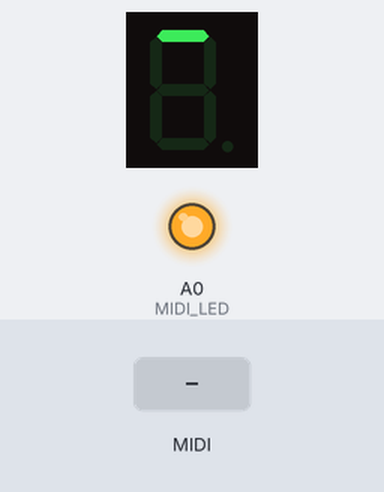
The sketch below on a simulated Arduino Uno, built with avr-gcc and run on an emulated ATmega328P. Parts: 1-digit seven-segment display, output pins drawn as LEDs (lit = HIGH). Wiring (inferred from the names in the program): 1-digit 7-segment display, segments lit when LOW: segments pin 2, pin 3, pin 4, pin 5, pin 6, pin 7, pin 8, pin 9. Dashed ring = blinking. Inputs (shaded band) come from the test bench. MIDI output is not drawn; the segment pins are drawn as the display they are named for; pins used as bus, display or sensor lines are not drawn.

Above: at 0.7 s.
At 2.6 s:
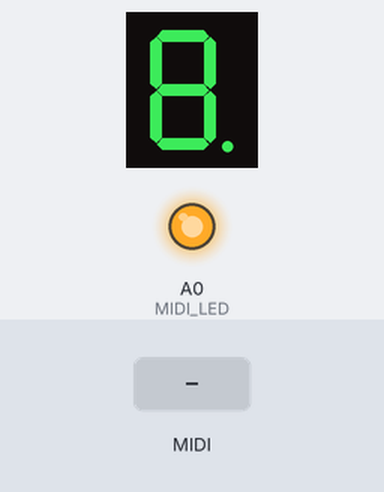
2.7 s: MIDI note 36 received
At 2.89 s:
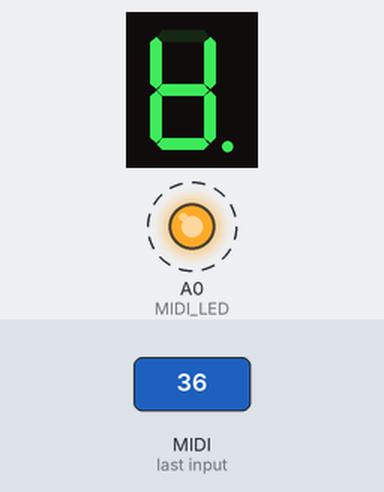
Timing chart, 0 to 5.7 s (numbered marks = the images above; inputs shaded):
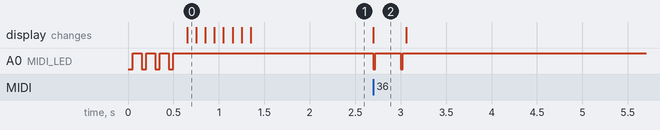

Measured:
- after the input at 2.7 s, A0 (MIDI_LED): alternates HIGH for 0.28 s and LOW for 0.02 s, 4 changes in all, then stays HIGH, starting at once; the display: changes at once (image 2)

The sketch:

one_gate_per_midi_channel.ino
```cpp
/*
 * One Gate per MIDI Channel
 *
 * Each gate (1–8) remains ON as long as a note is held on its corresponding MIDI channel.
 *
 * Example: if a NoteOn message is received on MIDI channel 2, Gate 2 switches ON (+5V).
 * To keep track of the number of active notes per channel, each channel has a counter.
 * The counter increments on each NoteOn and decrements on each NoteOff.
 * The gate remains ON until the counter returns to 0 (i.e., no active notes on that channel).
 *
 * Version for original MIDI8d and MIDI8d+
 * Change HW_VERSION for correct pin order.
 *
 * Requires the Arduino MIDI Library:
 * https://github.com/FortySevenEffects/arduino_midi_library
 *
*/

/*
 * Hardware version
 *
 * Comment/Uncomment the correct lines:
 */
#define HW_MIDI8d_Original
//#define HW_MIDI8d_Plus


#ifdef HW_MIDI8d_Plus
  // Pin definitions
  #define MIDI_LED A0

  #define MIDI_IN 0

  #define NBR_GATE_OUTS 8

  byte gate_pins[NBR_GATE_OUTS] = {
    2, 4, 7, 8, 9, 3, 5, 6
  };    // array of output pin numbers (Arduino #)
#else
  // Pin definitions
  #define MIDI_LED A0

  #define MIDI_IN 0

  #define NBR_GATE_OUTS 8

  byte gate_pins[NBR_GATE_OUTS] = {
    2, 3, 4, 5, 6, 7, 8, 9
  };    // array of output pin numbers (Arduino #)
#endif


#include <MIDI.h>

// MIDI Channel we want to react to
#define MIDI_CHANNEL MIDI_CHANNEL_OMNI

MIDI_CREATE_DEFAULT_INSTANCE();


bool gates_need_refresh = false;
bool MIDI_LED_needs_refresh = false;

// MIDI_LED_BLINK_TIME is in ms (timer is 1kHz)
// (do not exceed uint8_t max value):
#define MIDI_LED_BLINK_TIME 20
uint8_t MIDI_blink_counter;


struct State {
  uint8_t count;
};

State state[NBR_GATE_OUTS];


// -----------------------------------------------------------------------------

volatile uint8_t control_clock_tick;

ISR(TIMER0_COMPA_vect) {
  // 1kHz clock for timing trigger pulses.
  ++control_clock_tick;
}

void tick()
{
  // if MIDI_blink_counter is not 0
  if (MIDI_blink_counter)
  {
    --MIDI_blink_counter;
  }
  else
  {
    // MIDI_blink_counter is 0 so we can request a refresh of the outputs
    MIDI_LED_needs_refresh = true;
  }
}

// start MIDI LED timer
void blink_MIDI_LED(void)
{
  // set the counter to a predefined value. It will be decreased by tick() at 1kHz. At 0, LED will be turned off
  MIDI_blink_counter = MIDI_LED_BLINK_TIME;
  MIDI_LED_needs_refresh = true;
}


void setup()
{
  // set Inputs
  pinMode(MIDI_IN, INPUT);

  // set Outputs
  pinMode (MIDI_LED, OUTPUT);

  // initialize MIDI LED state (off) and blink
  for (uint8_t i = 0; i < 4; i++)
  {
    digitalWrite(MIDI_LED, LOW);
    delay(50);
    digitalWrite(MIDI_LED, HIGH);
    delay(100);
  }

  // GATE outputs
  for (byte i = 0; i < NBR_GATE_OUTS; i++)
  {
    pinMode(gate_pins[i],       OUTPUT);

    digitalWrite(gate_pins[i],  HIGH);
    delay(50);
    digitalWrite(gate_pins[i],  LOW);
    delay(50);
  }

  // counters to keep track of active MIDI channels
  for (uint8_t i = 0; i < NBR_GATE_OUTS; i++)
  {
    state[i].count = 0;
  }

  // Set a 1kHz timer for non-blocking Trigger and blinking durations/delays
  TCCR0A |= (1 << WGM01);                       // Set Timer0 to CTC (Clear Timer on Compare Match) mode
  TCCR0B |= (1 << CS01) | (1 << CS00);          // Set prescaler to 64 (prescaler bits: CS02=0, CS01=1, CS00=1)
  OCR0A = 124; // (16MHz / (64 * 1000Hz)) - 1   // Set compare match register to generate a 1kHz frequency
  TIMSK0 |= (1 << OCIE0A);                      // Enable timer compare interrupt
  sei();                                        // Enable interrupts


  // connect MIDI messages to handlers
  MIDI.setHandleNoteOn(handleNoteOn);
  MIDI.setHandleNoteOff(handleNoteOff);

  // Initiate MIDI communications, listen to ALL channels
  MIDI.begin(MIDI_CHANNEL);
}

void loop()
{
  // read incomming MIDI messages
  MIDI.read();

  // update outputs if needed
  if (gates_need_refresh)
  {
    render_gates();
    gates_need_refresh = false;
  }
  if (MIDI_LED_needs_refresh)
  {
    render_MIDI_LED();
    MIDI_LED_needs_refresh = false;
  }


  if (control_clock_tick)
  {
    --control_clock_tick;
    tick();
  }
}

void handleNoteOn(byte channel, byte pitch, byte velocity)
{
  if ((channel > 0) && (channel <= 8))
  {
    if (velocity == 0)
    {
      // probably already handled by MIDI Library... TBC
      handleNoteOff(channel, pitch, velocity);
    }
    else
    {
      state[channel - 1].count++;
      if (state[channel - 1].count > 255)
      {
        state[channel - 1].count = 255;
      }
      gates_need_refresh = true;
    }
  }

  blink_MIDI_LED();
}

void handleNoteOff(byte channel, byte pitch, byte velocity)
{
  // NoteOn messages with 0 velocity are interpreted as NoteOffs.

  if ((channel > 0) && (channel <= 8))
  {
    if (state[channel - 1].count > 0)
    {
      state[channel - 1].count--;
    }
    gates_need_refresh = true;
  }

  blink_MIDI_LED();
}

void render_gates(void)
{
  for (uint8_t i = 0; i < NBR_GATE_OUTS; i++)
  {
    digitalWrite(gate_pins[i], state[i].count > 0 ? HIGH : LOW);
  }
}

void render_MIDI_LED()
{
  digitalWrite(MIDI_LED,MIDI_blink_counter > 0 ? LOW : HIGH);
}
```
